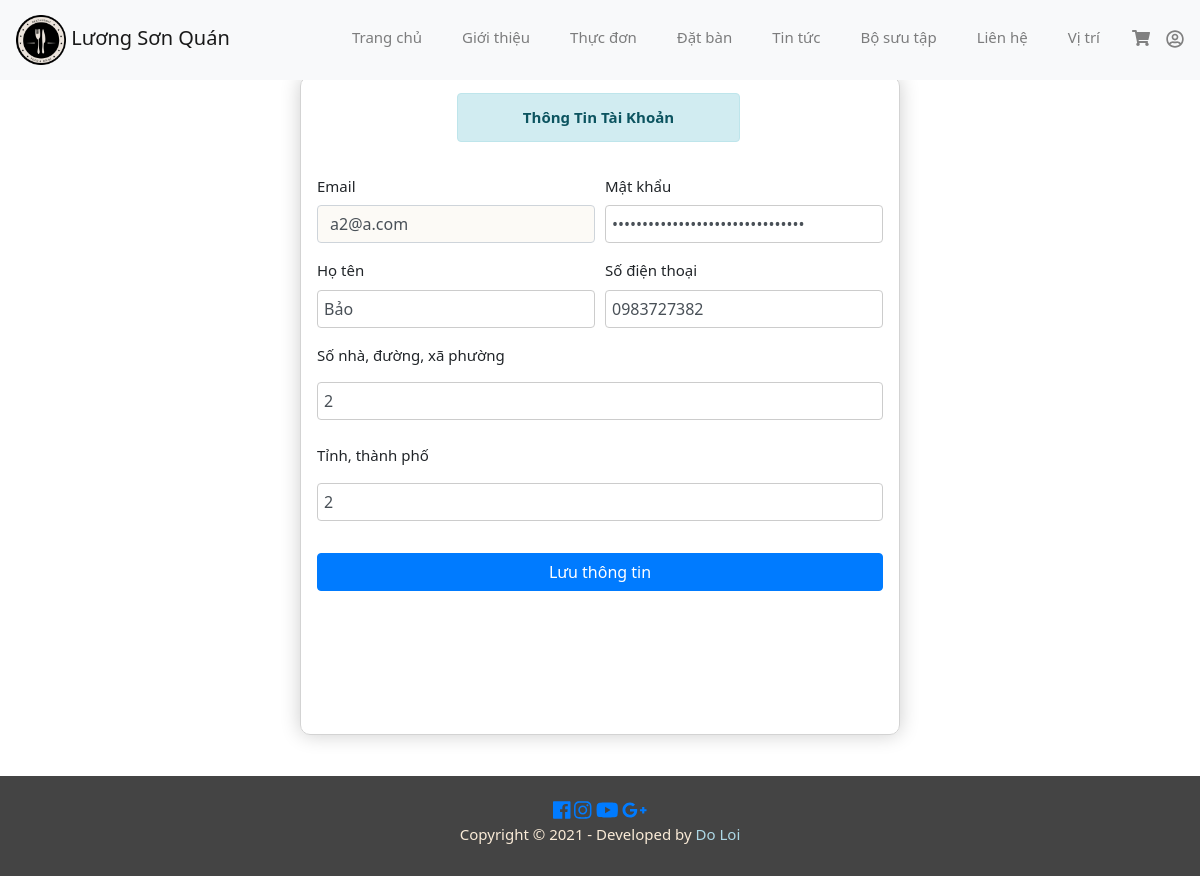
/profile.php (signed in), run on the app's committed database.
### tables this page shows
CREATE TABLE `tbl_config` (
  `id` int(11) NOT NULL,
  `logo` varchar(255) NOT NULL,
  `name` varchar(255) NOT NULL,
  `phone` varchar(20) NOT NULL,
  `email` varchar(150) NOT NULL,
  `address` varchar(255) NOT NULL,
  `map` longtext NOT NULL,
  `discount` int(4) NOT NULL
);

CREATE TABLE `tbl_customer` (
  `id` int(11) NOT NULL,
  `name` varchar(150) NOT NULL,
  `address` varchar(255) NOT NULL,
  `city` varchar(30) NOT NULL,
  `zipcode` varchar(30) NOT NULL,
  `phone` varchar(30) NOT NULL,
  `email` varchar(50) NOT NULL,
  `password` varchar(200) NOT NULL
);

### classes/configs.php (called while the page is built, shortened)
<?php
    $filepath = realpath(dirname(__FILE__));
    include_once ($filepath.'/../lib/database.php');
?>
<?php
class configs
{
    private $db;
    public function __construct()
    {
        $this->db = new Database();
    }
    public function show_config()
    {
        $query = "SELECT * FROM tbl_config";
        $result = $this->db->select($query);
        return $result;
    }
}
?>

### lib/database.php (called while the page is built, shortened)
<?php
class Database{
    public $host = DB_HOST;
    public $user = DB_USERNAME;
    public $pass = DB_PASSWORD;
    public $dbname = DB_NAME;
    public $link;
    private function connectDB()
    {
        $this->link = new mysqli($this->host, $this->user, $this->pass, $this->dbname);
    }
    public function select($query)
    {
        $result = $this->link->query($query) or die($this->link->error . __LINE__);
        if ($result->num_rows > 0) {
            return $result;
        } else {
            return false;
        }
    }
}
?>

### lib/session.php (called while the page is built, shortened)
<?php
class Session{
    public static function get($key)
    {
        if (isset($_SESSION[$key])) {
            return $_SESSION[$key];
        } else {
            return false;
        }
    }
}
?>

### classes/customer.php (called while the page is built, shortened)
<?php
    $filepath = realpath(dirname(__FILE__));
    include_once ($filepath . '/../lib/database.php');
?>
<?php
class customer {
    private $db;
    public function __construct()
    {
        $this->db = new Database();
    }
    public function show_profile($id)
    {
        $query = "SELECT * FROM tbl_customer WHERE id = '$id'";
        $result = $this->db->select($query);
        return $result;
    }
}
?>

### profile.php (the view, shortened to what this page needs)
<?php
include './lib/session.php';
?>
<?php
include_once './lib/database.php';
$customer = new customer();
$config = new configs();
?>
<?php
$show_name = $config->show_config();
if ($show_name) {
    while ($row = $show_name->fetch_assoc()) {
        $name_logo = explode('/', $row['name']);
        $name = $name_logo[0];
        $logo = './admin/uploads/logo/' . $row['logo'];
    }
}
?>
<?php
$id = Session::get('customer_id');
?>
<html>
<head>
    <link rel="stylesheet" href="https://maxcdn.bootstrapcdn.com/bootstrap/4.0.0/css/bootstrap.min.css">
    <link rel="stylesheet" type="text/css" href="css/style.css">
    <link href="https://cdn.rawgit.com/michalsnik/aos/2.1.1/dist/aos.css" rel="stylesheet">
    <link href="./css/font-awesome.css" rel="stylesheet">
</head>
<body data-spy="scroll" data-target=".navbar" data-offset="50" style="position: relative;min-height:100%; margin:0;">
    <div id="Welcome">
        <nav class="navbar navbar-expand-lg navbar fixed-top  navbar-light bg-light">
            <a class="navbar-brand" href="index.php">
                <img src="<?= $logo ?>" width="50" height="50" class="d-inline-block" alt=""> <?= $name ?>
            </a>
            <div class="collapse navbar-collapse" id="navbarText">
                <ul class="navbar-nav ml-auto">
                    <li class="nav-item">
                        <a class="nav-link" style="margin-top:10px" href="index.php">Trang chủ</a>
                    </li>
                    <li class="nav-item">
                        <form action="index.php#Restaurant" id="form1">
                            <a href="#" class="nav-link" style="margin-top:10px" onclick="document.getElementById('form1').submit();">Giới thiệu</a>
                        </form>
                    </li>
                    <li class="nav-item">
                        <form action="index.php#Menu" id="form2">
                            <a href="#" class="nav-link" style="margin-top:10px" onclick="document.getElementById('form2').submit();">Thực đơn</a>
                        </form>
                    </li>
                    <li class="nav-item">
                        <form action="index.php#Reservation" id="form3">
                            <a href="#" class="nav-link" style="margin-top:10px" onclick="document.getElementById('form3').submit();">Đặt bàn</a>
                        </form>
                    </li>
                    <li class="nav-item">
                        <form action="<?= 'index.php#Reservation' ?>" id="form3">
                            <a href="blog.php" class="nav-link" style="margin-top:10px">Tin tức</a>
                        </form>
                    </li>
                    <li class="nav-item">
                        <form action="index.php#Gallery" id="form4">
                            <a href="#" class="nav-link" style="margin-top:10px" onclick="document.getElementById('form4').submit();">Bộ sưu tập</a>
                        </form>
                    </li>
                    <li class="nav-item">
                        <form action="index.php#Contact" id="form5">
                            <a href="#" class="nav-link" style="margin-top:10px" onclick="document.getElementById('form5').submit();">Liên hệ</a>
                        </form>
                    </li>
                    <li class="nav-item">
                        <form action="index.php#OurLocation" id="form6">
                            <a href="#" class="nav-link" style="margin-top:10px" onclick="document.getElementById('form6').submit();">Vị trí</a>
                        </form>
                    </li>
                    <li class="nav-item">
                        <a href="cart.php" class="language" rel="it-IT"><i style="color:gray;font-size:16px;margin-top:22px;" class="fas fa-shopping-cart"></i></a>
                    </li>
                        </script> <?php
                                $login_check = Session::get('customer_login');
                                if ($login_check == false) {
                                    ?>
                        <li class="nav-item" style="padding: 0;margin: 0;margin-left: 4px;margin-top: 10px;">
                            <a class="nav-link" href="login.php" style="font-family: 'Segoe UI', Tahoma, Geneva, Verdana, sans-serif;padding: 8px 0;">Đăng nhập</a>
                        </li>
                    <?php
                                } else {
                    ?>
                        <li class="nav-item dropdown" style="padding: 0;margin: 0;margin-left: 4px;margin-top: 13px">
                            <a class="profile" href=""><i class="far fa-user-circle"></i></a>
                        </li>
                    <?php
                                }
                    ?>
                </ul>
            </div>
        </nav>
    </div>
    <div class="container" style="font-family: 'Segoe UI', Tahoma, Geneva, Verdana, sans-serif; width:600px;margin-top: 76;padding-bottom:120px; border: 1px solid lightgray; border-radius:10px;box-shadow: 0 0 20px rgb(0, 0, 0, 0.2);">
        <form action="" method="post">
            <div class="alert alert-info text-center w-50" role="alert" style="margin-left: 140px;">
                <b style="font-family: 'Segoe UI', Tahoma, Geneva, Verdana, sans-serif;">Thông Tin Tài Khoản</b>
            </div>
            <div class="form-row">
                <div class="form-group col-md-12">
                </div>
            </div>
            <?php
            $show_profile = $customer->show_profile(isset($id) ? $id : 0);
            if ($show_profile) {
                while ($row = $show_profile->fetch_assoc()) {
            ?>
                    <div class="form-row">
                        <div class="form-group col-md-6">
                            <label for="inputEmail4">Email</label>
                            <input type="email" value="<?= $row['email'] ?>" class="form-control" name="email" id="inputEmail4" placeholder="Email" style="background-color: #fcfaf6;" readonly>
                        </div>
                        <div class="form-group col-md-6">
                            <label for="inputPassword4">Mật khẩu</label>
                            <input type="password" value="<?= $row['password'] ?>" style="margin: 0;padding: 6px" name="password" class="form-control" id="inputPassword4" placeholder="Mật khẩu">
                        </div>
                    </div>
                    <div class="form-row">
                        <div class="form-group col-md-6">
                            <label for="inputEmail14">Họ tên</label>
                            <input type="text" value="<?= $row['name'] ?>" style="margin: 0;padding: 6px" name="name" class="form-control" id="inputEmail14" placeholder="Họ tên">
                        </div>
                        <div class="form-group col-md-6">
                            <label for="inputPassword14">Số điện thoại</label>
                            <input type="text" value="<?= $row['phone'] ?>" style="margin: 0;padding: 6px" name="phone" class="form-control" id="inputPassword14" placeholder="Số điện thoại">
                        </div>
                    </div>
                    <div class="form-group">
                        <label for="inputAddress">Số nhà, đường, xã phường</label>
                        <input type="text" value="<?= $row['address'] ?>" style="padding: 6px;" class="form-control" name="address" id="inputAddress" placeholder="Số nhà, tên đường, xã phường">
                    </div>
                    <div class="form-group">
                        <label for="inputAddress2">Tỉnh, thành phố</label>
                        <input type="text" value="<?= $row['city'] ?>" style="padding: 6px;" class="form-control" name="city" id="inputAddress2" placeholder="Tỉnh, thành phố">
                    </div>
            <?php
                }
            }
            ?>
            <button type="submit" name="submit" class="btn btn-primary" onclick="document.getElementById('id01').style.display='block'">Lưu thông tin</button>
        </form>
    </div>
    <footer style="position: absolute;
   left: 0;
   bottom: 0;
   width: 100%;">
        <div id="mu-footer">
            <div class="container-fluid">
                <div class="row" style="background-color: #444444;height: 100px;">
                    <div class="col-md-12">
                        <div class="mu-footer-area">
                            <div class="mu-footer-social mt-4" style="text-align: center;">
                                <a href="https://www.facebook.com/"><i style="font-size: 20px;" class="fab fa-facebook"></i></span></a>
                                <a href="https://www.instagram.com/"><i style="font-size: 20px;" class="fab fa-instagram"></i></span></a>
                                <a href="https://www.youtube.com/"><i style="font-size: 20px;" class="fab fa-youtube"></i></span></a>
                                <a href="https://www.google.com/"><i style="font-size: 20px;" class="fab fa-google-plus-g"></i></span></a>
                            </div>
                            <div class="mu-footer-copyright" style="text-align: center;color:antiquewhite">
                                <p>Copyright &copy; 2021 - Developed by <a style="color: lightblue;" rel="nofollow" href="https://www.facebook.com/doloi01/">Do Loi</a></p>
                            </div>
                        </div>
                    </div>
                </div>
            </div>
        </div>
    </footer>
</body>
</html>

### css/style.css (style rules this page uses)
body { font-family: 'Segoe UI', Tahoma, Geneva, Verdana, sans-serif; font-size: 15px; }
.nav-item { padding-right: 12px; padding-left: 12px; }
footer { position: fixed; bottom: 0px; padding-top: 20px; }
input[type=text], input[type=password] { width: 100%; padding: 12px 20px; margin: 8px 0; display: inline-block; border: 1px solid #ccc; box-sizing: border-box; }
button { background-color: #04AA6D; color: white; padding: 14px 20px; margin: 8px 0; border: none; cursor: pointer; width: 100%; }
.container { padding: 16px; }
.dropdown { position: relative; display: inline-block; }
.fa-user-circle { font-size: 18px;color:grey; margin-top: 9px; }

### data on the page
tbl_config: logo (picture), name "Lương Sơn Quán"
tbl_customer: email "a2@a.com", name "Bảo", phone "0983727382", address "2", city "2"
